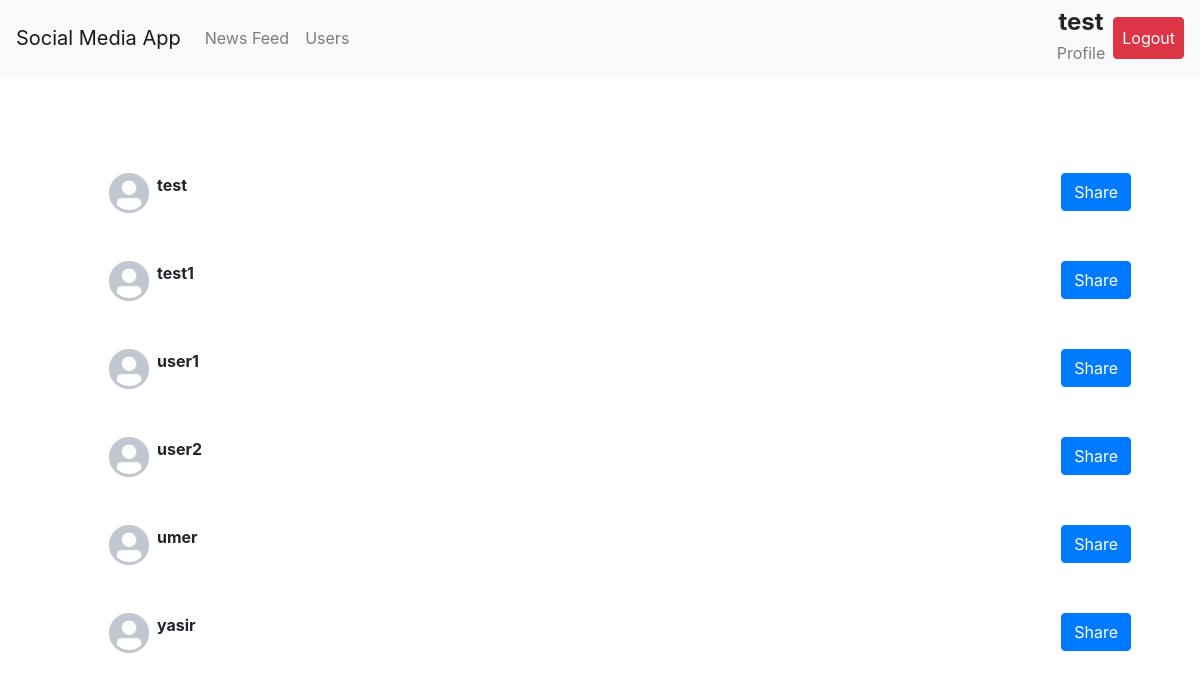
The page /shares/2 (signed in) on the database its author committed.
### models.py (models this page shows, shortened)
class User(db.Model, UserMixin):
    id = db.Column(db.Integer, primary_key=True)
    name = db.Column(db.Text , nullable=True)
    email = db.Column(db.Text,unique=True, nullable=False)
    password = db.Column(db.Text, nullable=False)
    date_created = db.Column(db.DateTime, default=datetime.utcnow)

### app.py (the view)
@app.route('/shares/<post_id>')
@login_required
def shares(post_id):
    users = User.query.all()
    return render_template('shares.html',users=users,post_id=post_id)

### app.py (called while the page is built)
@login_manager.user_loader
def load_user(user_id):
    return User.query.get(int(user_id))

### templates/shares.html (shortened to what this page needs)
{% extends 'base.html' %}
{% block body %}
<br>
<br>
<br>
<div class="container" >
    <ul class="type-none" >
        {% for item in users %}
        <li class="px-4 py-4" >
            <div class="d-flex justtify-content-space-between" >
                <div class="d-flex" >
                    <img src="../static/uploads/user.png" width="40" height="40" alt="">
                    <div class="mx-2" >
                        <label for=""><b>{{item.name}}</b></label>
                    </div>
                </div>
                <div>
                    <button onclick="share(this,'{{item.id}}')" class="btn btn-primary" >
                        Share
                    </button>
                </div>
            </div>
        </li>
        {% endfor %}
    </ul>
</div>
{% endblock body %}

### templates/base.html (shortened to what this page needs)
<!doctype html>
<html lang="en">
<head>
  <link rel="stylesheet" href="https://cdn.jsdelivr.net/npm/bootstrap@4.4.1/dist/css/bootstrap.min.css"
>
    <link rel= "stylesheet" type= "text/css" href= "{{ url_for('static',filename='app.css') }}">
</head>
<body>
    <nav class="navbar navbar-expand-lg navbar-light bg-light">
        <a class="navbar-brand" href="/">Social Media App</a>
        <div class="collapse navbar-collapse" id="navbarSupportedContent">
          <ul class="navbar-nav mr-auto">
            <li class="nav-item">
              <a class="nav-link" href="/home">News Feed <span class="sr-only">(current)</span></a>
            </li>
            <li class="nav-item">
              <a class="nav-link" href="/users-follow">Users</a>
            </li>
          </ul>
          <ul class="navbar-nav form-inline my-2 my-lg-0">
            <li class="line-height" >
                <h4 class="text-center no-margin" for="">
                  <b>
                    {{current_user.name}}
                  </b>
                </h4>
                <a class="nav-link" href="/post" type="submit">Profile</a>
            </li>
            <li>
              <a class="text-center nav-link btn-danger btn text-white" href="/logout" type="submit">Logout</a>
            </li>
          </ul>
        </div>
      </nav>
{% block body %}
{% endblock body %}
</body>
</html>

### static/app.css (style rules this page uses)
.no-margin { margin: 0px; }
.line-height { line-height: 1; }
.justtify-content-space-between { justify-content: space-between; }
.type-none { list-style-type:none }
.d-flex { display: flex; }

### rows shown on the page
User: name "test"
User: name "test1"
User: name "user1"
User: name "user2"
User: name "umer"
User: name "yasir"
